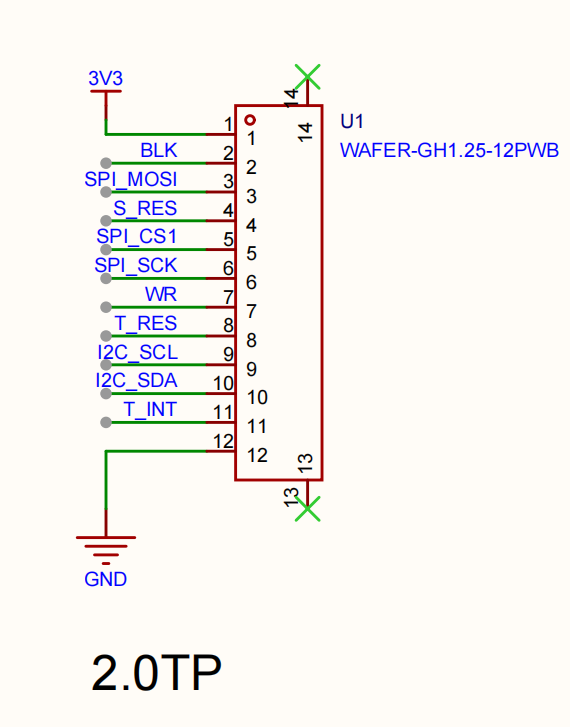
#> input picture archive/moce-v1-20261115/hardware/2.0TP引脚接线.png, 570 x 727 px
$ python gen_epd_logo.py '../archive/moce-v1-20261115/hardware/2.0TP引脚接线.png'
#> lines starting #> are read from the running program, lines starting #| are printed output that depends on the picture; after the words box and inside, x2 and y2 are one past the last pixel; in counts of white or black regions, pixels touching at a corner belong together
#!/usr/bin/env python3
"""把 logo.png 转成墨水屏固件内嵌位图（stm32f407/main/epd_logo.c）。

用法：
    python3 tools/gen_epd_logo.py path/to/logo.png   # 任意尺寸 PNG
    python3 tools/gen_epd_logo.py                    # 无参数时生成内置 MOCE 占位图

输出：400×300 黑白位图，行优先、MSB 在前、1=白 0=黑（UC8176 0x24/0x26 RAM 格式）。
带 PNG 输入时需要 Pillow：pip3 install Pillow
"""
import sys

W, H = 400, 300
ROW = W // 8
OUT_DEFAULT = "stm32f407/main/epd_logo.c"

# 5×7 点阵（M O C E），纯 Python 占位图用
FONT = {
    "M": ["X...X", "XX.XX", "X.X.X", "X...X", "X...X", "X...X", "X...X"],
    "O": [".XXX.", "X...X", "X...X", "X...X", "X...X", "X...X", ".XXX."],
    "C": [".XXXX", "X....", "X....", "X....", "X....", "X....", ".XXXX"],
    "E": ["XXXXX", "X....", "X....", "XXXX.", "X....", "X....", "XXXXX"],
}


def write_c(bits, path, source):
    with open(path, "w") as f:
        f.write("/* 自动生成：tools/gen_epd_logo.py（来源：%s），勿手改 */\n" % source)
        f.write("#include <stdint.h>\n\n")
        f.write("const unsigned char epd_logo_bits[%d] = {\n" % len(bits))
        for i in range(0, len(bits), 16):
            f.write("    " + ",".join("0x%02X" % b for b in bits[i:i + 16]) + ",\n")
        f.write("};\n")
    print("written %s (%d bytes, %dx%d)" % (path, len(bits), W, H))


def bits_from_pixels(px):
    """px[(x,y)] = True 表示黑。打包为 UC8176 RAM 格式。"""
    bits = bytearray(ROW * H)
    for y in range(H):
        for x in range(W):
            if not px.get((x, y), False):
                bits[y * ROW + x // 8] |= 0x80 >> (x % 8)
    return bits


def from_png(path):
    from PIL import Image, ImageOps

    img = Image.open(path).convert("L")
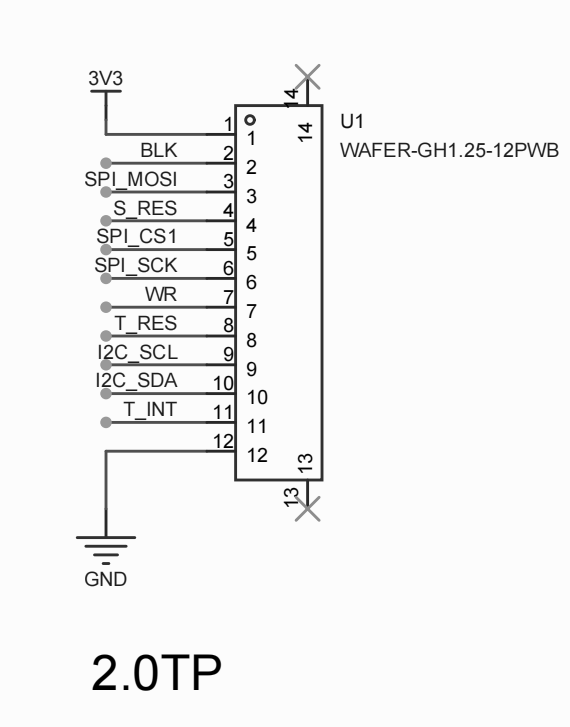
#> img: PIL image 570x727 L; min 0, max 252, mean 243.7
    # 等比缩放进 400×300（不裁切），白底居中
    scale = min(W / img.width, H / img.height)
#> scale = 0.413
    nw, nh = max(1, round(img.width * scale)), max(1, round(img.height * scale))
#> nw = 235; nh = 300
    img = img.resize((nw, nh), Image.LANCZOS)
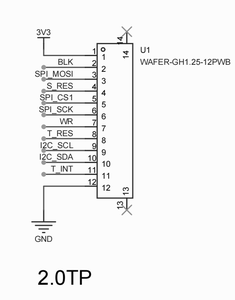
#> img: PIL image 235x300 L; min 0, max 255, mean 243.3
    canvas = Image.new("L", (W, H), 255)
#> canvas: PIL image 400x300 L; every value is 255
    canvas.paste(img, ((W - nw) // 2, (H - nh) // 2))
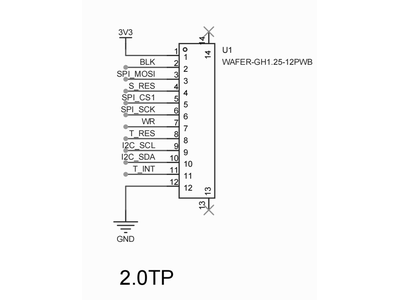
#> canvas: PIL image 400x300 L; min 0, max 255, mean 248.2
    mono = canvas.point(lambda v: 0 if v < 128 else 255).convert("1")
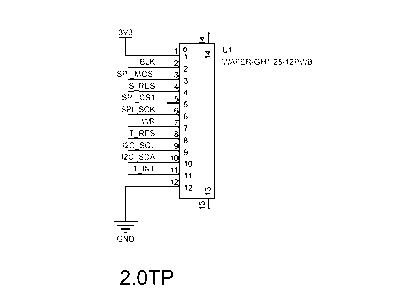
#> mono: PIL image 400x300 1; 98.1% white; black in thin lines or dots, all inside (x1, y1, x2, y2) = (114, 29, 312, 285)
    px = {}
    pix = mono.load()
    for y in range(H):
        for x in range(W):
            px[(x, y)] = pix[x, y] == 0
#> after the loop, px = 120000 items
    return px


def placeholder():
    """白底 + 边框 + 居中 MOCE 字样（无 Pillow 时的内置占位图）。"""
    px = {}

    def black(x, y):
        if 0 <= x < W and 0 <= y < H:
            px[(x, y)] = True

    for t in range(4):  # 边框
        for x in range(W):
            black(x, t); black(x, H - 1 - t)
        for y in range(H):
            black(t, y); black(W - 1 - t, y)

    text, scale, gap = "MOCE", 12, 24
    gw, gh = 5 * scale, 7 * scale
    total = len(text) * gw + (len(text) - 1) * gap
    x0, y0 = (W - total) // 2, (H - gh) // 2
    for i, ch in enumerate(text):
        rows = FONT[ch]
        for r, line in enumerate(rows):
            for c, cell in enumerate(line):
                if cell == "X":
                    for dy in range(scale):
                        for dx in range(scale):
                            black(x0 + i * (gw + gap) + c * scale + dx,
                                  y0 + r * scale + dy)
    return px


def main():
    argv = sys.argv[1:]
    out = OUT_DEFAULT
    if "-o" in argv:
        i = argv.index("-o")
        out = argv[i + 1]
        del argv[i:i + 2]
    args = [a for a in argv if not a.startswith("-")]

    if args:
        write_c(bits_from_pixels(from_png(args[0])), out, args[0])
    else:
        write_c(bits_from_pixels(placeholder()), out, "内置占位图")
        print("提示：用自己的 logo 时运行 python3 tools/gen_epd_logo.py <logo.png>")


if __name__ == "__main__":
    main()

$ run again, on archive/moce-v1-20261115/hardware/ECW6700部分引脚接线2.png
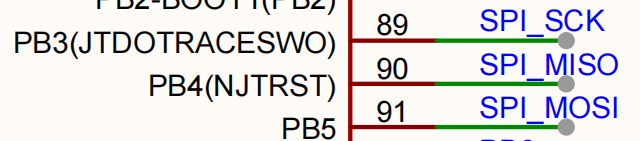
#> input picture archive/moce-v1-20261115/hardware/ECW6700部分引脚接线2.png, 640 x 141 px
#> in from_png, `img = img.resize((nw, nh), Image.LANCZOS)`:
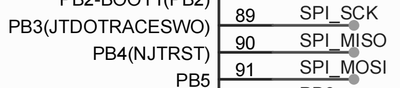
#> img: PIL image 400x88 L; min 0, max 255, mean 222
#> in from_png, `mono = canvas.point(lambda v: 0 if v < 128 else 255).convert("1")`:
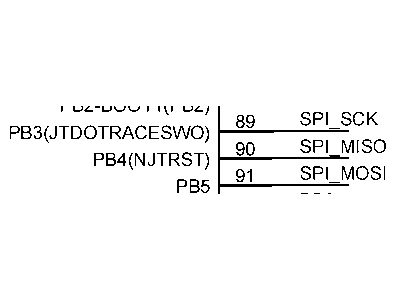
#> mono: PIL image 400x300 1; 96.5% white; black in thin lines or dots, all inside (x1, y1, x2, y2) = (10, 106, 386, 194)
#> after the loop in from_png, `for y in range(H):`: px = 120000 items

$ run again, on archive/moce-v1-20261115/hardware/ECW6700部分引脚接线3.png
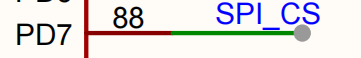
#> input picture archive/moce-v1-20261115/hardware/ECW6700部分引脚接线3.png, 361 x 58 px
#> in from_png, `img = img.resize((nw, nh), Image.LANCZOS)`:
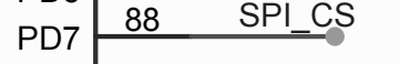
#> img: PIL image 400x64 L; min 0, max 255, mean 224.8
#> in from_png, `mono = canvas.point(lambda v: 0 if v < 128 else 255).convert("1")`:
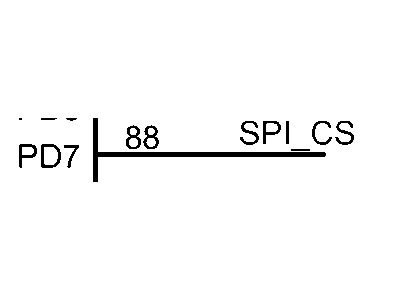
#> mono: PIL image 400x300 1; 97.4% white; 15 black regions (1 under 20 px), largest, box (x1, y1, x2, y2) and area: (93, 118, 326, 182) 1458, (41, 144, 61, 168) 201, (240, 121, 259, 145) 176
#> after the loop in from_png, `for y in range(H):`: px = 120000 items

$ run again, on archive/moce-v1-20261115/hardware/SD卡SPI引脚接线.png
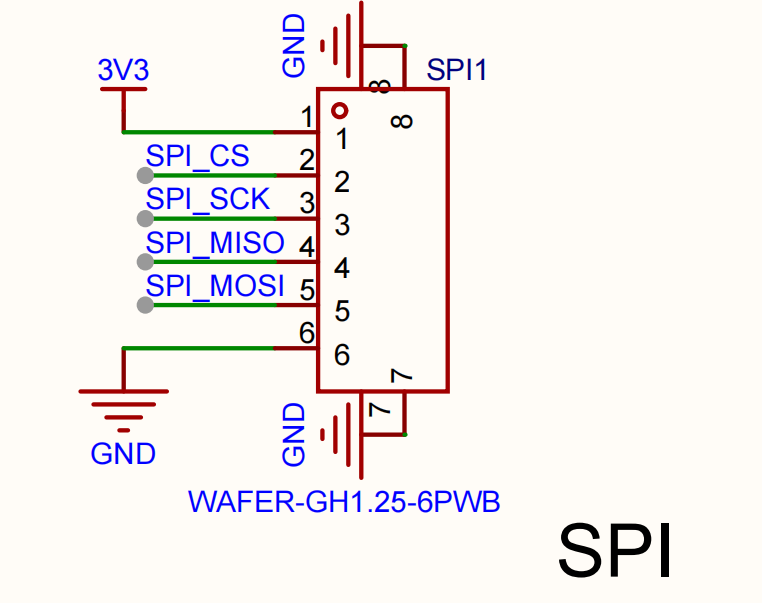
#> input picture archive/moce-v1-20261115/hardware/SD卡SPI引脚接线.png, 762 x 603 px
#> in from_png, `img = img.resize((nw, nh), Image.LANCZOS)`:
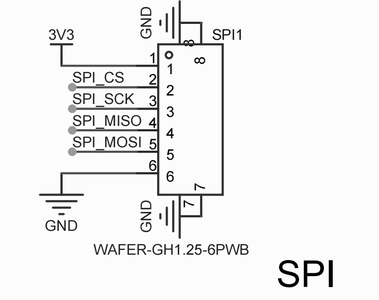
#> img: PIL image 379x300 L; min 0, max 255, mean 240.3
#> in from_png, `mono = canvas.point(lambda v: 0 if v < 128 else 255).convert("1")`:
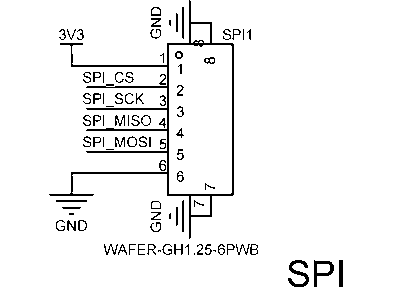
#> mono: PIL image 400x300 1; 95.3% white; black in thin lines or dots, all inside (x1, y1, x2, y2) = (49, 0, 343, 287)
#> after the loop in from_png, `for y in range(H):`: px = 120000 items
